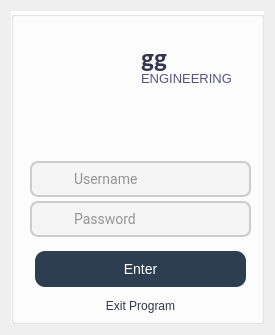
<?xml version="1.0" encoding="UTF-8"?>
<ui version="4.0">
 <class>Dialog</class>
 <widget class="QDialog" name="Dialog">
  <property name="geometry">
   <rect>
    <x>0</x>
    <y>0</y>
    <width>275</width>
    <height>335</height>
   </rect>
  </property>
  <property name="minimumSize">
   <size>
    <width>275</width>
    <height>335</height>
   </size>
  </property>
  <property name="maximumSize">
   <size>
    <width>275</width>
    <height>335</height>
   </size>
  </property>
  <property name="windowTitle">
   <string>Dialog</string>
  </property>
  <layout class="QGridLayout" name="gridLayout">
   <item row="1" column="1">
    <widget class="QGroupBox" name="groupBox">
     <property name="styleSheet">
      <string notr="true">background-color: rgb(255, 255, 255);</string>
     </property>
     <property name="title">
      <string/>
     </property>
     <widget class="QLineEdit" name="user_">
      <property name="geometry">
       <rect>
        <x>19</x>
        <y>150</y>
        <width>221</width>
        <height>36</height>
       </rect>
      </property>
      <property name="sizePolicy">
       <sizepolicy hsizetype="Expanding" vsizetype="Fixed">
        <horstretch>0</horstretch>
        <verstretch>0</verstretch>
       </sizepolicy>
      </property>
      <property name="minimumSize">
       <size>
        <width>0</width>
        <height>36</height>
       </size>
      </property>
      <property name="maximumSize">
       <size>
        <width>16777215</width>
        <height>36</height>
       </size>
      </property>
      <property name="font">
       <font>
        <family>Roboto</family>
        <pointsize>-1</pointsize>
       </font>
      </property>
      <property name="styleSheet">
       <string notr="true">QLineEdit {
    border: 2px solid #ccc;
    border-radius: 8px;
    padding: 8px 12px;
    padding-left: 40px; /* space for icon if you add one */
    color: #333;
    background-color: #f5f5f5;
    font-size: 14px;
}

QLineEdit:hover {
    border: 2px solid #999;
    background-color: #ffffff;
}

QLineEdit:focus {
    border: 2px solid #3399ff;
    background-color: #ffffff;
    outline: none;
}
</string>
      </property>
      <property name="maxLength">
       <number>12</number>
      </property>
      <property name="placeholderText">
       <string>Username</string>
      </property>
     </widget>
     <widget class="QLineEdit" name="pass_">
      <property name="geometry">
       <rect>
        <x>19</x>
        <y>190</y>
        <width>221</width>
        <height>36</height>
       </rect>
      </property>
      <property name="sizePolicy">
       <sizepolicy hsizetype="Expanding" vsizetype="Fixed">
        <horstretch>0</horstretch>
        <verstretch>0</verstretch>
       </sizepolicy>
      </property>
      <property name="minimumSize">
       <size>
        <width>0</width>
        <height>36</height>
       </size>
      </property>
      <property name="maximumSize">
       <size>
        <width>16777215</width>
        <height>36</height>
       </size>
      </property>
      <property name="font">
       <font>
        <family>Roboto</family>
        <pointsize>-1</pointsize>
       </font>
      </property>
      <property name="styleSheet">
       <string notr="true">QLineEdit {
    border: 2px solid #ccc;
    border-radius: 8px;
    padding: 8px 12px;
    padding-left: 40px; /* space for icon if you add one */
    color: #333;
    background-color: #f5f5f5;
    font-size: 14px;
}

QLineEdit:hover {
    border: 2px solid #999;
    background-color: #ffffff;
}

QLineEdit:focus {
    border: 2px solid #3399ff;
    background-color: #ffffff;
    outline: none;
}
</string>
      </property>
      <property name="maxLength">
       <number>12</number>
      </property>
      <property name="echoMode">
       <enum>QLineEdit::Password</enum>
      </property>
      <property name="placeholderText">
       <string>Password</string>
      </property>
     </widget>
     <widget class="QLabel" name="label_3">
      <property name="geometry">
       <rect>
        <x>130</x>
        <y>60</y>
        <width>91</width>
        <height>16</height>
       </rect>
      </property>
      <property name="styleSheet">
       <string notr="true">color: rgb(255, 255, 255);
background-color: qconicalgradient(cx:0.5, cy:0.5, angle:0, stop:0.852273 rgba(255, 255, 255, 0), stop:0.875 rgba(255, 255, 255, 0), stop:0.886364 rgba(255, 255, 255, 0));</string>
      </property>
      <property name="text">
       <string>&lt;html&gt;&lt;head/&gt;&lt;body&gt;&lt;p&gt;&lt;span style=&quot; font-size:10pt; color:#55557f;&quot;&gt;ENGINEERING&lt;/span&gt;&lt;/p&gt;&lt;/body&gt;&lt;/html&gt;</string>
      </property>
     </widget>
     <widget class="QLabel" name="label_4">
      <property name="geometry">
       <rect>
        <x>130</x>
        <y>30</y>
        <width>76</width>
        <height>33</height>
       </rect>
      </property>
      <property name="font">
       <font>
        <family>Calibri</family>
        <pointsize>15</pointsize>
       </font>
      </property>
      <property name="toolTip">
       <string>&lt;html&gt;&lt;head/&gt;&lt;body&gt;&lt;p&gt;&lt;span style=&quot; font-size:10pt; font-weight:600;&quot;&gt;INNOVA&lt;/span&gt;&lt;/p&gt;&lt;p&gt;    telecom&lt;/p&gt;&lt;/body&gt;&lt;/html&gt;</string>
      </property>
      <property name="styleSheet">
       <string notr="true">background-color: qconicalgradient(cx:0.5, cy:0.5, angle:0, stop:0.852273 rgba(255, 255, 255, 0), stop:0.875 rgba(255, 255, 255, 0), stop:0.886364 rgba(255, 255, 255, 0));
color: rgb(255, 255, 255);</string>
      </property>
      <property name="text">
       <string>&lt;html&gt;&lt;head/&gt;&lt;body&gt;&lt;p align=&quot;justify&quot;&gt;&lt;span style=&quot; font-size:20pt; font-weight:600; color:#35354f;&quot;&gt;gg&lt;/span&gt;&lt;/p&gt;&lt;/body&gt;&lt;/html&gt;</string>
      </property>
     </widget>
     <widget class="QPushButton" name="login_button">
      <property name="geometry">
       <rect>
        <x>24</x>
        <y>240</y>
        <width>211</width>
        <height>36</height>
       </rect>
      </property>
      <property name="minimumSize">
       <size>
        <width>0</width>
        <height>36</height>
       </size>
      </property>
      <property name="maximumSize">
       <size>
        <width>16777215</width>
        <height>36</height>
       </size>
      </property>
      <property name="styleSheet">
       <string notr="true">QPushButton {
    background-color: #2c3e50;
    color: white;
    border-radius: 10px;
    padding: 8px 20px;
    font-size: 14px;
}

QPushButton:hover {
    background-color: #34495e;
}

QPushButton:pressed {
    background-color: #1f2d3a;
}
</string>
      </property>
      <property name="text">
       <string>Enter</string>
      </property>
     </widget>
     <widget class="QPushButton" name="close_">
      <property name="geometry">
       <rect>
        <x>24</x>
        <y>280</y>
        <width>211</width>
        <height>30</height>
       </rect>
      </property>
      <property name="styleSheet">
       <string notr="true">background-color: qconicalgradient(cx:0.5, cy:0.5, angle:0, stop:0.852273 rgba(255, 255, 255, 0), stop:0.875 rgba(255, 255, 255, 0), stop:0.886364 rgba(255, 255, 255, 0));
border-radius: 9px;
font: 75 10pt &quot;MS Shell Dlg 2&quot;;
color: rgb(53, 53, 79);</string>
      </property>
      <property name="text">
       <string>Exit Program</string>
      </property>
     </widget>
     <widget class="QFrame" name="frame_4">
      <property name="geometry">
       <rect>
        <x>60</x>
        <y>20</y>
        <width>81</width>
        <height>81</height>
       </rect>
      </property>
      <property name="styleSheet">
       <string notr="true">image: url(:/newPrefix/555 marca dagua - png.png);
border-image: url(:/newPrefix/logo2.png);
border-radius: 35px;
background-color: qconicalgradient(cx:0.5, cy:0.5, angle:0, stop:0.852273 rgba(255, 255, 255, 0), stop:0.875 rgba(255, 255, 255, 0), stop:0.886364 rgba(255, 255, 255, 0));
</string>
      </property>
      <property name="frameShape">
       <enum>QFrame::StyledPanel</enum>
      </property>
      <property name="frameShadow">
       <enum>QFrame::Raised</enum>
      </property>
     </widget>
    </widget>
   </item>
  </layout>
 </widget>
 <resources>
  <include location="logo.qrc"/>
 </resources>
 <connections/>
</ui>
